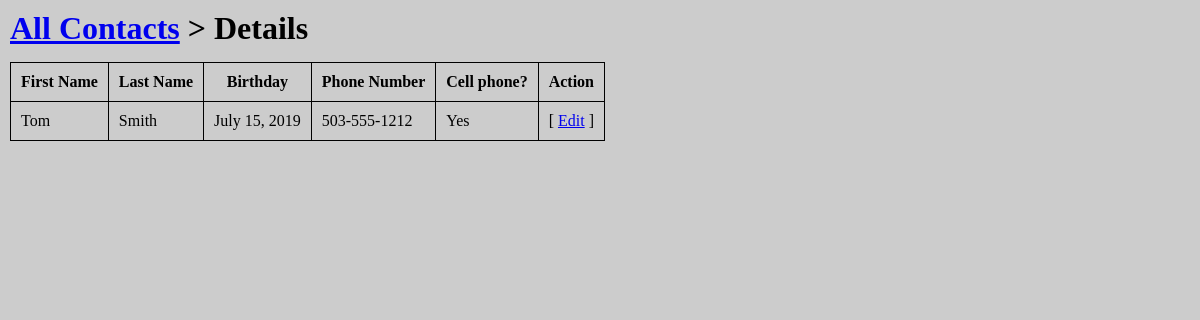
/contactsApp/6/, run on the app's committed database.
### contactsApp/models.py (models this page shows, shortened)
class Contact(models.Model):
    first_name = models.CharField(max_length=200)
    last_name = models.CharField(max_length=200)
    birthday = models.DateField()
    phone_number = models.CharField(max_length=200)
    is_cell = models.BooleanField()

### contactsApp/views.py (the view)
# urls.py: path('<int:contact_id>/', views.detail, name='detail'),
def detail(request, contact_id):
    contact = Contact.objects.get(id=contact_id)
    context = {'contact': contact}
    return render(request, 'contactsApp/detail.html', context)

### contactsApp/templates/contactsApp/detail.html (shortened to what this page needs)
<!DOCTYPE html>
<html lang="en" dir="ltr">
  <head>
  </head>
  <body>
    <div id="container">
      <h1><a href="{% url 'contactsApp:index' %}">All Contacts</a> &gt; Details</h1>
      <div>
        <table>
          <tr>
            <th>First Name</th>
            <th>Last Name</th>
            <th>Birthday</th>
            <th>Phone Number</th>
            <th>Cell phone?</th>
            <th>Action</th>
          </tr>
          <tr>
            <td>{{contact.first_name}}</td>
            <td>{{contact.last_name}}</td>
            <td>{{contact.birthday}}</td>
            <td>{{contact.phone_number}}</td>
            {% if contact.is_cell %}
              <td>Yes</td>
            {% else %}
              <td>No</td>
            {% endif %}
            <td>[ <a href="/contactsApp/{{contact.id}}/edit/">Edit</a> ]</td>
          </tr>
        </table>
      </div>
    </div>
  </body>
</html>

### contactsApp/templates/contactsApp/detail.html (style rules this page uses)
html, body { box-sizing: border-box; height: 100%; margin: 0; min-height: 100%; padding: 0; width: 100%; }
#container { background-color: #CCC; padding: 10px; height: 100%; display: flex; align-items: flex-start; flex-direction: column; justify-content: flex-start; }
#container > h1 { margin: 0; }
table { border-collapse: collapse; }
th, td { border: 1px solid black; padding: 10px; }
h1 { padding-bottom: 15px; }

### data on the page
Contact: first_name "Tom", last_name "Smith", birthday "July 15, 2019", phone_number "503-555-1212"
